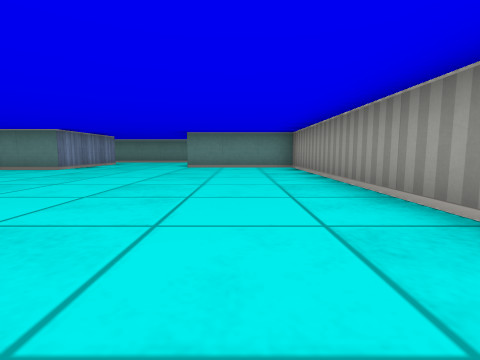
[1] (above)

16 first-person views from a walk through a cub3D maze. The camera is about half as high as the walls, tilts 6° down and sees 85° across. The floor is counted in squares. Each view is taken from the middle of a square. On the plan, view 1 faces up. The plan holds only what a view shows up to about 9 squares ahead; the rest is blank.

[2]
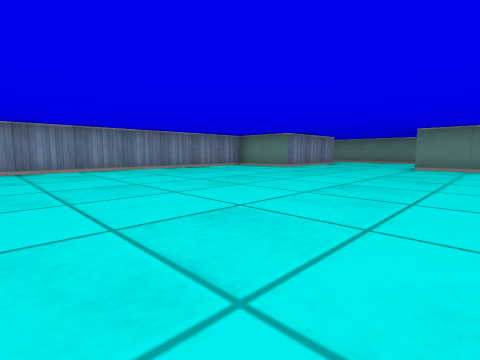

[3]
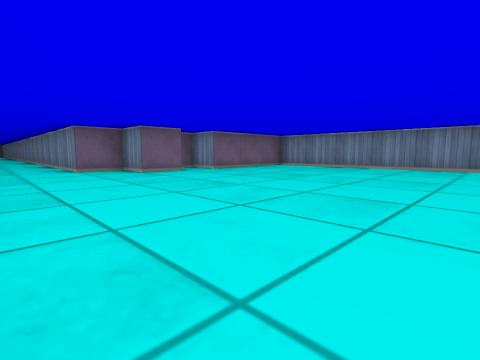

[4]
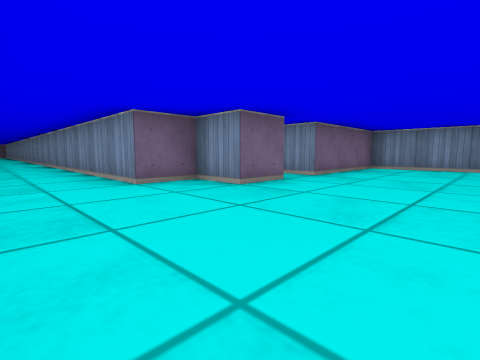

[5]
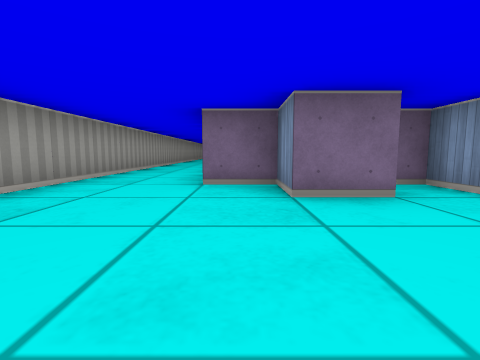

[6]
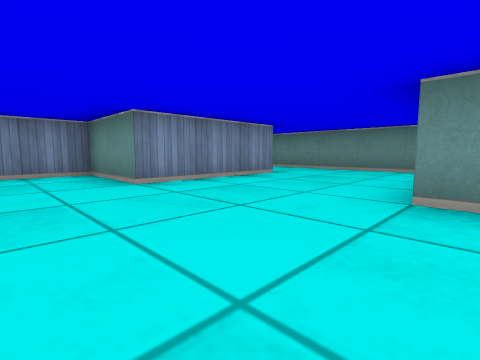

[7]
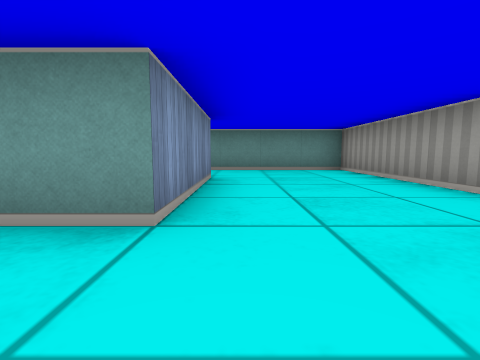

[8]
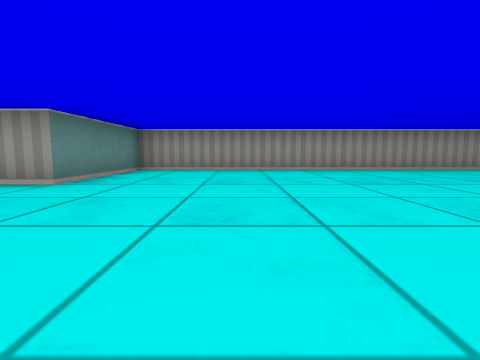

[9]
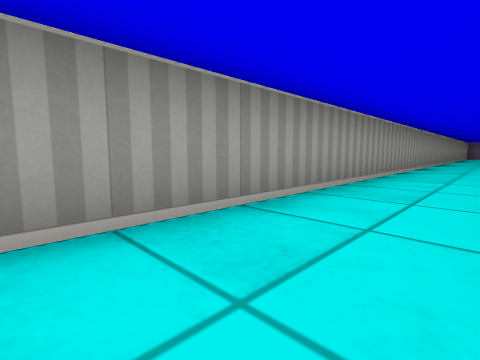

[10]
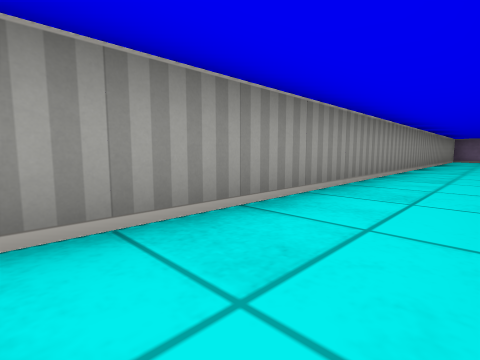

[11]
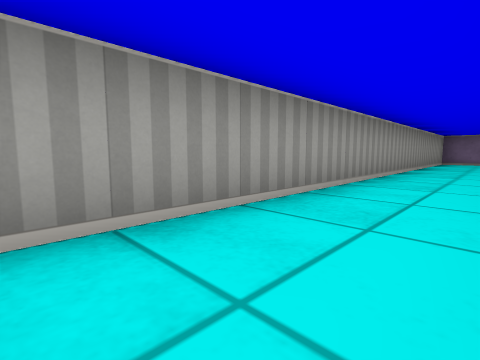

[12]
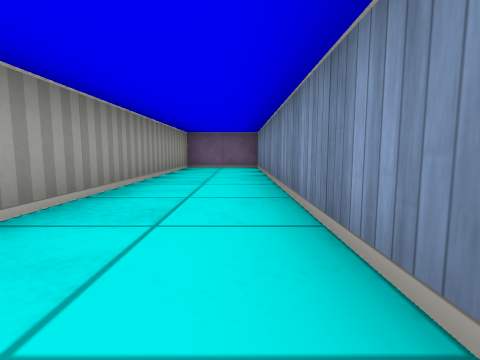

[13]
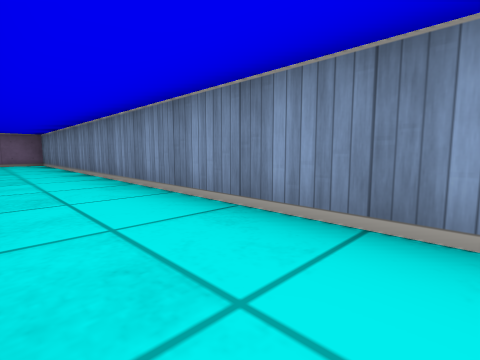

[14]
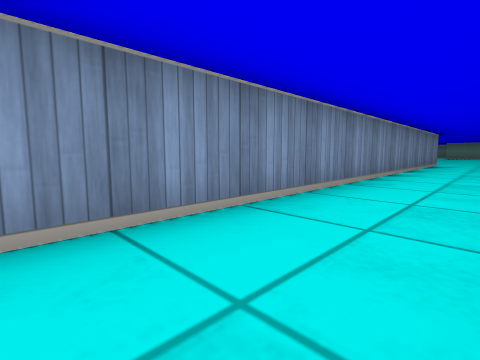

[15]
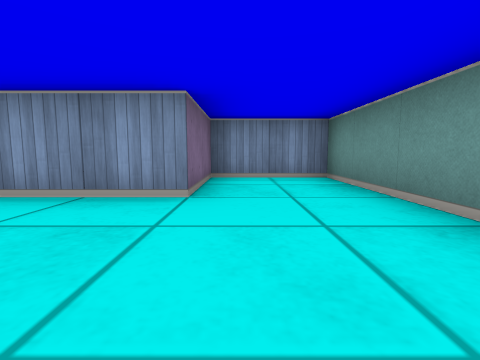

[16]
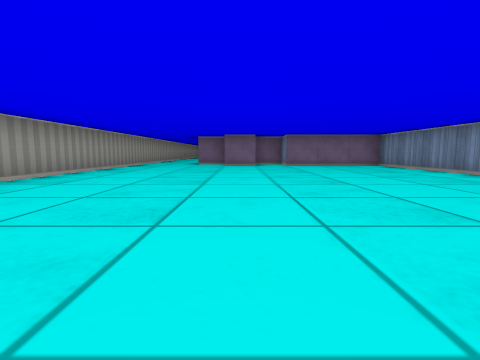

### Floor plan
Points are (right, up) in squares from view 1. A wall is a line through its corners. A room is listed if a view was taken in it or the views show most of it. See-through windows are left out.
Room 1 (views 1, 2, 3, 4, 5, 6, 7, 8, 9, 10, 11, 12, 13, 14, 15, 16)
walls: (-2.6, -1.5) (-1.5, -1.5) (-1.5, -2.5) (-0.5, -2.5) (-0.5, -24.5) (1.5, -24.5) (1.5, 7.5) (-1.5, 7.5) (-1.5, 11.5) (-6.5, 11.5) (-6.5, 9.5) (-4.5, 9.5) (-4.5, 6.5) (-6.5, 6.5) (-6.5, -1.5) (-3.5, -1.5) (-3.5, -2.5) (-3, -2.5)

Positions as (right, up) in squares from view 1, and headings:
1: (0, 0), facing up
2: (0, 0), facing up-left
3: (1, 4), facing down-left
4: (1, 1), facing down-left
5: (-1, 1), facing down
6: (-1, 5), facing up-left
7: (-4, 5), facing up
8: (-5, 5), facing right
9: (0, -4), facing down-right
10: (0, -10), facing down-right
11: (0, -13), facing down-right
12: (0, -17), facing down
13: (1, -14), facing down-left
14: (1, -13), facing up-left
15: (-2, 10), facing left
16: (-2, 7), facing down
